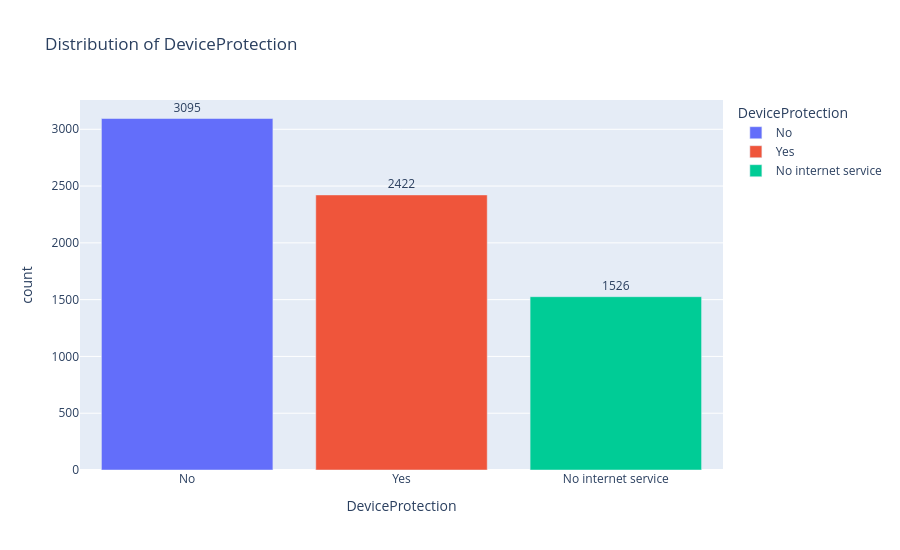

Notebook cell for this chart:
### Code cell
distribution('DeviceProtection')

### Figure 1 — Plotly figure (JSON) as saved in the notebook; plotly's stock layout.template omitted (floating-point values rounded to 4 significant figures)
{"data": [{"alignmentgroup": "True", "hovertemplate": "DeviceProtection=%{x}<br>count=%{text}<extra></extra>", "legendgroup": "No", "marker": {"color": "#636efa", "pattern": {"shape": ""}}, "name": "No", "offsetgroup": "No", "orientation": "v", "showlegend": true, "text": [3095], "textposition": "outside", "type": "bar", "x": ["No"], "xaxis": "x", "y": [3095], "yaxis": "y"}, {"alignmentgroup": "True", "hovertemplate": "DeviceProtection=%{x}<br>count=%{text}<extra></extra>", "legendgroup": "Yes", "marker": {"color": "#EF553B", "pattern": {"shape": ""}}, "name": "Yes", "offsetgroup": "Yes", "orientation": "v", "showlegend": true, "text": [2422], "textposition": "outside", "type": "bar", "x": ["Yes"], "xaxis": "x", "y": [2422], "yaxis": "y"}, {"alignmentgroup": "True", "hovertemplate": "DeviceProtection=%{x}<br>count=%{text}<extra></extra>", "legendgroup": "No internet service", "marker": {"color": "#00cc96", "pattern": {"shape": ""}}, "name": "No internet service", "offsetgroup": "No internet service", "orientation": "v", "showlegend": true, "text": [1526], "textposition": "outside", "type": "bar", "x": ["No internet service"], "xaxis": "x", "y": [1526], "yaxis": "y"}], "layout": {"barmode": "relative", "height": 550, "legend": {"title": {"text": "DeviceProtection"}, "tracegroupgap": 0}, "title": {"text": "Distribution of DeviceProtection"}, "width": 900, "xaxis": {"anchor": "y", "categoryarray": ["No", "Yes", "No internet service"], "categoryorder": "array", "domain": [0, 1], "title": {"text": "DeviceProtection"}}, "yaxis": {"anchor": "x", "domain": [0, 1], "title": {"text": "count"}}}}
